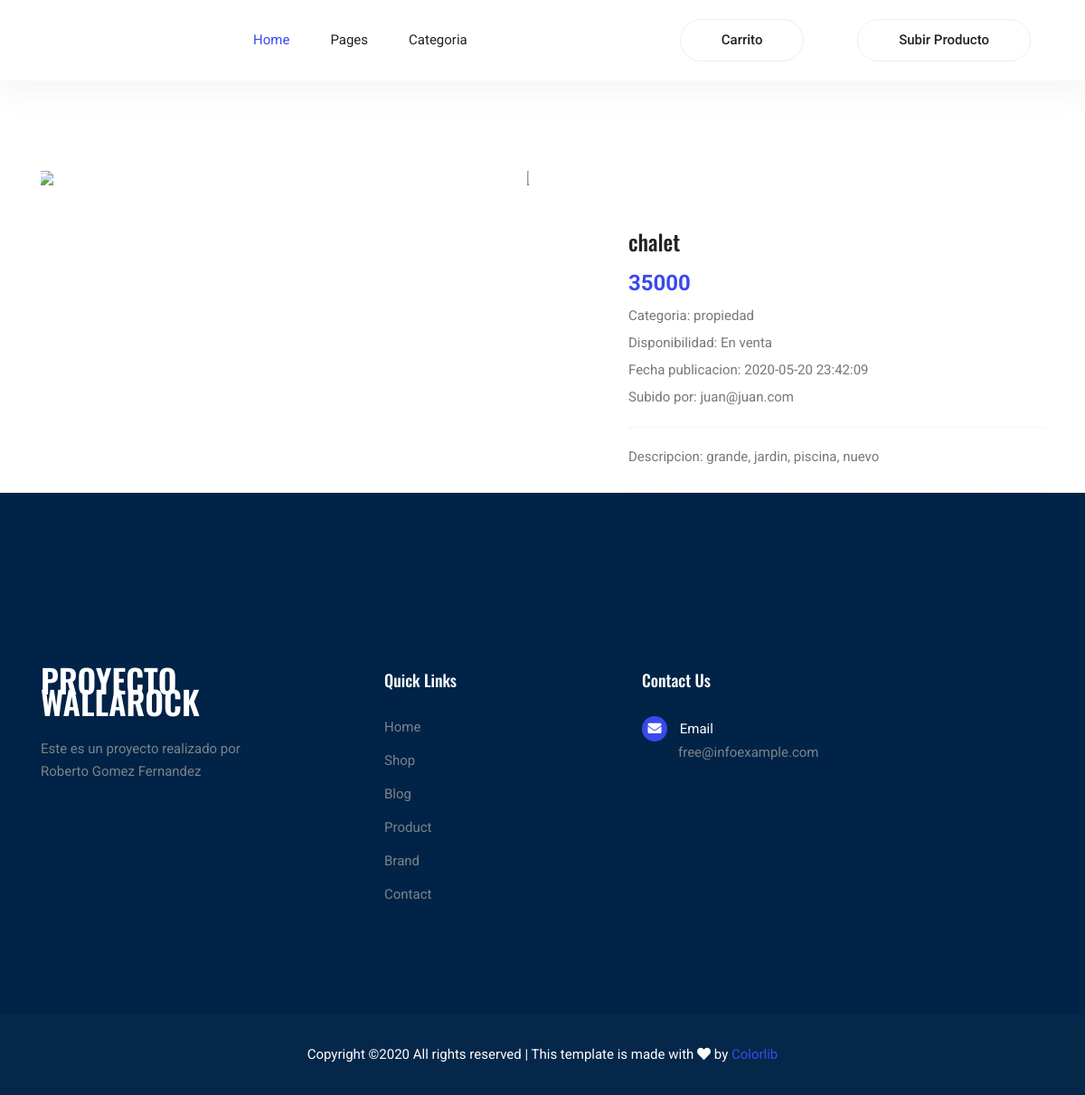
Page /vistas/detalle_producto.php?id_prod=47 on the committed database.
### tables this page shows
CREATE TABLE `productos` (
  `id` int(5) NOT NULL,
  `tipo` varchar(100) NOT NULL,
  `nombre` varchar(150) NOT NULL,
  `descripcion` varchar(300) NOT NULL,
  `precio` float NOT NULL,
  `created` datetime NOT NULL DEFAULT current_timestamp(),
  `stock` int(1) NOT NULL,
  `id_usuario` int(5) NOT NULL
);

CREATE TABLE `users` (
  `id` int(11) NOT NULL,
  `nombre` varchar(30) NOT NULL,
  `apellidos` varchar(50) NOT NULL,
  `email` varchar(40) NOT NULL,
  `password` varchar(15) NOT NULL,
  `localizacion` varchar(30) NOT NULL,
  `created` datetime NOT NULL DEFAULT current_timestamp(),
  `imagen` varchar(200) NOT NULL
);

### controladores/controladorProducto.php (called while the page is built, shortened)
<?php
require_once CONTROLADOR_PATH."controladorBD.php";
require_once CLASES_PATH."producto.php";
class controladorProducto{
    private static $instancia=null;
    public static function getInstancia(){
        if (self::$instancia == null) {
            self::$instancia = new controladorProducto();
        }
        return self::$instancia;
    }
    public function buscarProducto($id_prod){
        $conn=controladorBD::getInstancia();
        $conn->abrirBD();
        $consulta="SELECT * from `productos` WHERE `id`=:id_prod";
        $parametros=array(':id_prod'=>$id_prod);
        $estado=$conn->consultarBDParm($consulta,$parametros);
        $row=$estado->fetchAll(PDO::FETCH_OBJ);
        if(count($row)>0){
            $producto=new producto($row[0]->id,$row[0]->tipo,$row[0]->nombre,$row[0]->descripcion,
            $row[0]->precio,$row[0]->created,$row[0]->stock,$row[0]->id_usuario);
            return $producto;
        }else{
            return null;
        }
    }
}
?>

### controladores/controladorBD.php (called while the page is built, shortened)
<?php
class controladorBD{
    public $servername="localhost";
    public $username="root";
    public $password="";
    public $dbname="wallapop";
    public $server="mysql";
    private static $instancia=null;
    public static function getInstancia(){
        if (self::$instancia == null) {
            self::$instancia = new ControladorBD();
        }
        return self::$instancia;
    }
    public $conn;
    public function abrirBD(){
        try{
            $this->conn=new PDO($this->server.":host=$this->servername;
            dbname=$this->dbname", $this->username, $this->password);
            $this->conn->setAttribute(PDO::ATTR_ERRMODE, PDO::ERRMODE_EXCEPTION);
        }catch(PDOException $e){
            echo "Connection failed: " . $e->getMessage();
        }
    }
    public function cerrarBD(){
        $this->conn=null;
    }
    public function consultarBDParm($consulta,$parametros){
        $this->res=$this->conn->prepare($consulta);
        $this->res->execute($parametros);
        return $this->res;
    }
}
?>

### clases/producto.php (called while the page is built, shortened)
<?php
class producto{
    private $tipo;
    private $nombre;
    private $descripcion;
    private $precio;
    private $created;
    private $stock;
    private $id_usuario;
    public function __construct($id_producto,$tipo,$nombre,$descripcion,$precio,$created,$stock,$id_usuario){
        $this->tipo=$tipo;
        $this->nombre=$nombre;
        $this->descripcion=$descripcion;
        $this->precio=$precio;
        $this->created=$created;
        $this->stock=$stock;
        $this->id_usuario=$id_usuario;
    }
    public function getTipo()
    {
        return $this->tipo;
    }
    public function getNombre()
    {
        return $this->nombre;
    }
    public function getDescripcion()
    {
        return $this->descripcion;
    }
    public function getPrecio()
    {
        return $this->precio;
    }
    public function getCreated()
    {
        return $this->created;
    }
    public function getStock()
    {
        return $this->stock;
    }
    public function getId_usuario()
    {
        return $this->id_usuario;
    }
}
?>

### controladores/controladorUsuario.php (called while the page is built, shortened)
<?php
require_once CONTROLADOR_PATH."controladorBD.php";
class controladorUsuario{
    private static $instancia=null;
    public static function getInstancia(){
        if (self::$instancia == null) {
            self::$instancia = new controladorUsuario();
        }
        return self::$instancia;
    }
    public function buscarUsuarioIdassoc($id){
        $conn=controladorBD::getInstancia();
        $conn->abrirBD();
        $consulta="Select * from `users` WHERE id= :id";
        $parametros= array(':id'=>$id);
        $estado=$conn->consultarBDParm($consulta, $parametros);
        $row=$estado->fetchAll(PDO::FETCH_ASSOC);
        if(count($row)>0){
            $email=$row[0]['email'];
            return $email;
        }else{
            return null;
        }
    }
}
?>

### vistas/detalle_producto.php (the view, shortened to what this page needs)
<?php
require_once CONTROLADOR_PATH."controladorProducto.php";
require_once CONTROLADOR_PATH."controladorUsuario.php";
require_once VISTAS_PATH."header.php";
if(isset($_GET['id_prod'])){
    $contr=controladorProducto::getInstancia();
	$producto=$contr->buscarProducto($_GET['id_prod']);
	$email=$contruser=controladorUsuario::getInstancia()->buscarUsuarioIdassoc($producto->getId_usuario());
}
?>
	<div class="product_image_area">
		<div class="container">
			<div class="row s_product_inner">
				<div class="col-lg-6">
					<div class="owl-carousel owl-theme s_Product_carousel">
						<div class="single-prd-item">
                         <img src="/shop/images/" class="img-fluid">
						</div>
					</div>
				</div>
				<div class="col-lg-5 offset-lg-1">
					<div class="s_product_text">
						<h3><?php echo $producto->getNombre();?></h3>
						<h2><?php echo $producto->getPrecio();?></h2>
						<ul class="list">
							<li><span>Categoria: </span><?php echo $producto->getTipo();?></li>
							<li><span>Disponibilidad: </span><?php $stock=$producto->getStock();
							if($stock==1){
								echo "En venta";
							}else{
								echo "vendido";
							}?></li>
							<li><span>Fecha publicacion: </span><?php echo $producto->getCreated();?></li>
							<?php echo "<li><span><a href='/shop/vistas/perfil.php?id_perfil=".$producto->getId_usuario()."'>Subido por: ".$email."</a></span></li> ";?>
						</ul>
						<p>Descripcion: <?php echo $producto->getDescripcion();?></p>
					</div>
				</div>
			</div>
		</div>
	</div>
<?php require_once VISTAS_PATH."footer.php"; ?>

### vistas/css/style.css (style rules this page uses)
body { color:#777;font-family:"Roboto",sans-serif;font-size:15px;font-weight:400;line-height:1.667 }
ul { list-style-type:none;margin:0;padding:0 }
h1,h2,h3,h4,h5,h6 { font-family:"Oswald",sans-serif;color:#222;line-height:1.1 }
h2,.h2 { font-size:36px;font-weight:600 }
h3,.h3 { font-size:26px;font-weight:600 }
@media (min-width: 600px) { h3,.h3 { font-size:36px } }
a { display:inline-block }
.product_image_area { padding-top:50px }
@media (min-width: 1000px) { .product_image_area { padding-top:100px } }
.s_product_text { margin-left:-15px;margin-top:65px }
.s_product_text h3 { font-size:24px;font-weight:500;color:#222;margin-bottom:20px }
.s_product_text h2 { font-family:"Roboto",sans-serif;font-size:24px;font-weight:700;color:#384aeb;margin-bottom:10px }
.s_product_text .list li { margin-bottom:5px }
.s_product_text .list li a { font-size:15px;font-weight:normal;color:#777777 }
.s_product_text .list li:last-child { margin-bottom:0px }
.s_product_text p { padding-top:20px;border-top:1px dotted #eeeeee;border-bottom:1px dotted #eeeeee;margin-top:20px;padding-bottom:26px;margin-bottom:0 }

### rows in the picture
productos: nombre "chalet", precio "35000", tipo "propiedad", created "2020-05-20 23:42:09", id_usuario.email "juan@juan.com", descripcion "grande, jardin, piscina, nuevo"
